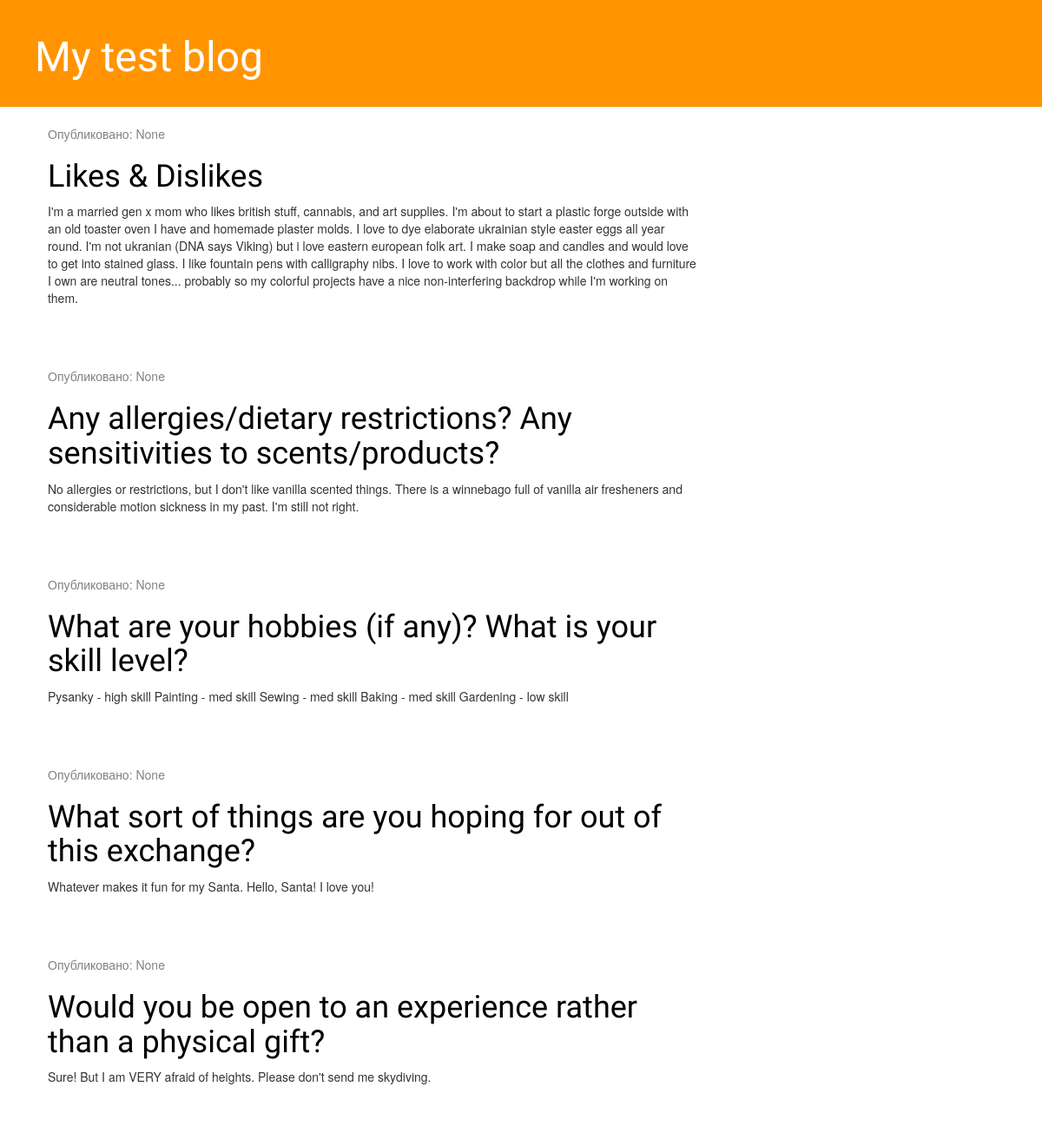
The app's page /, older data.
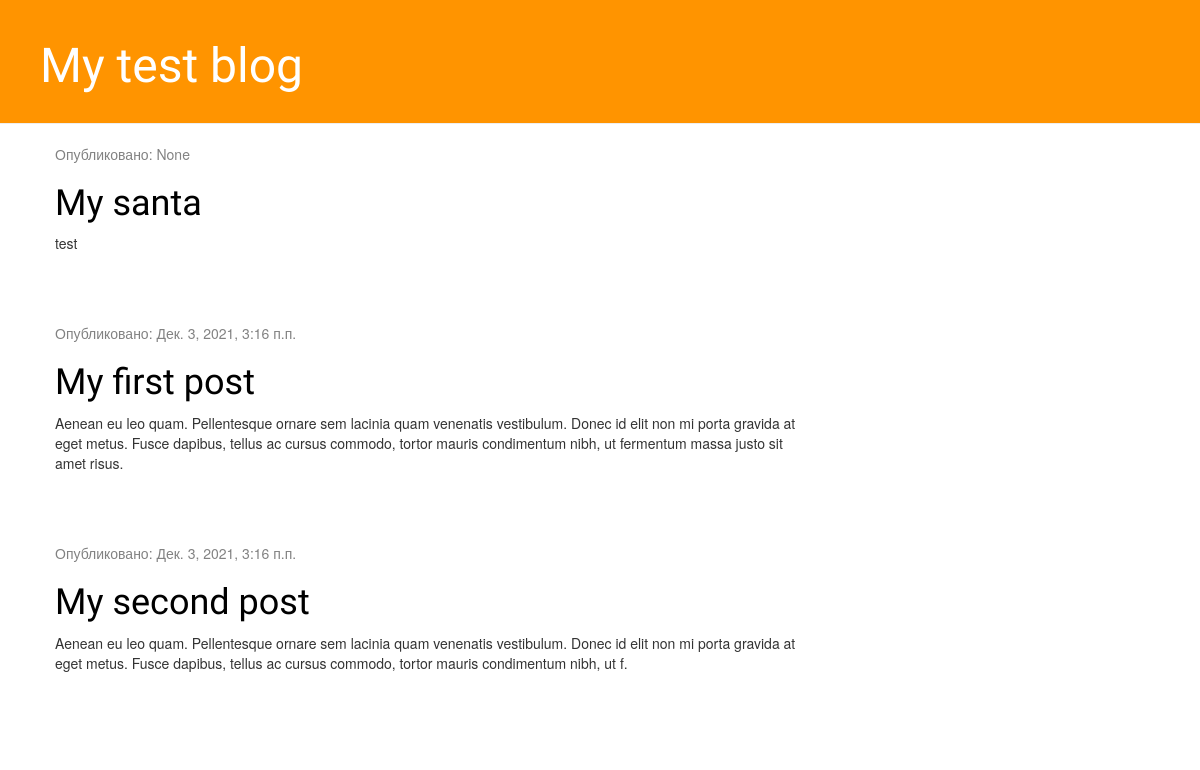
The same page, newer data.
### blog/models.py (models this page shows, shortened)
class Post(models.Model):
    author = models.ForeignKey(settings.AUTH_USER_MODEL, on_delete=models.CASCADE)
    title = models.CharField(max_length=200)
    text = models.TextField()
    created_date = models.DateTimeField(default=timezone.now)
    published_date = models.DateTimeField(blank=True, null=True)

### blog/views.py (the view)
# urls.py: path('', views.post_list, name='post_list'),
def post_list(request):
    posts = Post.objects.order_by('created_date')
    return render(request, 'blog/post_list.html', {'posts': posts})

### blog/templates/blog/post_list.html
{% extends 'blog/base.html' %}
{% block content %}
    {% for post in posts %}
        <div class="post">
            <div class="date">
                <p>Опубликовано: {{ post.published_date }}</p>
            </div>
            <h1><a href="{% url 'post_detail' pk=post.pk %}">{{ post.title }}</a></h1>
            <p>{{ post.text|linebreaksbr }}</p>
        </div>
    {% endfor %}
{% endblock %}

### blog/templates/blog/base.html (shortened to what this page needs)
{% load static %}
<html>
    <head>
        <link rel="stylesheet" href="//maxcdn.bootstrapcdn.com/bootstrap/3.2.0/css/bootstrap.min.css">
        <link rel="stylesheet" href="//maxcdn.bootstrapcdn.com/bootstrap/3.2.0/css/bootstrap-theme.min.css">
        <link rel="stylesheet" href="{% static 'css/blog.css' %}">
    </head>
    <body>
        <div class="page-header">
            <h1><a href="/">My test blog</a></h1>
        </div>
        <div class="content container">
            <div class="row">
                <div class="col-md-8">
                {% block content %}
                {% endblock %}
                </div>
            </div>
        </div>
    </body>
</html>

### blog/static/css/blog.css (style rules this page uses)
.page-header { background-color: #ff9400; margin-top: 0; padding: 20px 20px 20px 40px; }
.page-header h1, .page-header h1 a, .page-header h1 a:visited, .page-header h1 a:active { color: #ffffff; font-size: 36pt; text-decoration: none; }
.content { margin-left: 40px; }
h1, h2, h3, h4 { font-family: 'Lobster', cursive; }
.date { color: #828282; }
.post { margin-bottom: 70px; }
.post h1 a, .post h1 a:visited { color: #000000; }

Row changes from the older to the newer data that the page shows:
removed Post: published_date "None", title "Likes & Dislikes", text "I'm a married gen x mom who likes british stuff, cannabis, and art supplies. I'm about to start a plastic forge outside with an old toaster oven I have and homemade plaster molds. I love to dye elaborate ukrainian style easter eggs all year round. I'm not ukranian (DNA says Viking) but i love eastern european folk art. I make soap and candles and would love to get into stained glass. I like fountain pens with calligraphy nibs. I love to work with color but all the clothes and furniture I own are neutral tones... probably so my colorful projects have a nice non-interfering backdrop while I'm working on them."
removed Post: published_date "None", title "Any allergies/dietary restrictions? Any sensitivities to scents/products?", text "No allergies or restrictions, but I don't like vanilla scented things. There is a winnebago full of vanilla air fresheners and considerable motion sickness in my past. I'm still not right."
removed Post: published_date "None", title "What are your hobbies (if any)? What is your skill level?", text "Pysanky - high skill Painting - med skill Sewing - med skill Baking - med skill Gardening - low skill"
removed Post: published_date "None", title "What sort of things are you hoping for out of this exchange?", text "Whatever makes it fun for my Santa. Hello, Santa! I love you!"
removed Post: published_date "None", title "Would you be open to an experience rather than a physical gift?", text "Sure! But I am VERY afraid of heights. Please don't send me skydiving."
added Post: published_date "None", title "My santa", text "test"
added Post: published_date "Дек. 3, 2021, 3:16 п.п.", title "My first post", text "Aenean eu leo quam. Pellentesque ornare sem lacinia quam venenatis vestibulum. Donec id elit non mi porta gravida at eget metus. Fusce dapibus, tellus ac cursus commodo, tortor mauris condimentum nibh, ut fermentum massa justo sit amet risus."
added Post: published_date "Дек. 3, 2021, 3:16 п.п.", title "My second post", text "Aenean eu leo quam. Pellentesque ornare sem lacinia quam venenatis vestibulum. Donec id elit non mi porta gravida at eget metus. Fusce dapibus, tellus ac cursus commodo, tortor mauris condimentum nibh, ut f."
